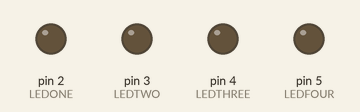
Recording of a sketch running on a simulated Arduino Uno, built with avr-gcc and run on an emulated ATmega328P. On the bench: output pins drawn as LEDs (lit = HIGH).

Above: at 0.2 s.
At 1.7 s:
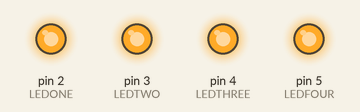
Timing chart, 0 to 3.0 s (numbered marks = the images above):
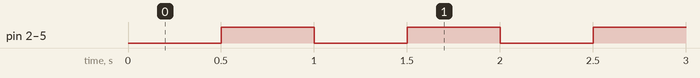

The sketch:

LED_PATTERN.ino
```cpp
/*PROGRAM FOR LED OPERATION
 * DEVELOPER : AKASH M
 * DATE : 13/01/2020
 * COMPANY : ENVISION
 * VERSION : 3.0
 */
int LEDONE =2;
int LEDTWO =3;
int LEDTHREE =4;
int LEDFOUR =5;
void setup() {
  // put your setup code here, to run once:
  Serial.begin(9600);
  pinMode(LEDONE,OUTPUT);
  pinMode(LEDTWO,OUTPUT);
  pinMode(LEDTHREE,OUTPUT);
  pinMode(LEDFOUR,OUTPUT);

}

void loop() {
  // put your main code here, to run repeatedly:
      digitalWrite(LEDONE,LOW);
      digitalWrite(LEDTWO,LOW);
      digitalWrite(LEDTHREE,LOW);
      digitalWrite(LEDFOUR,LOW);
      delay(500);
      digitalWrite(LEDONE,HIGH);
      digitalWrite(LEDTWO,HIGH);
      digitalWrite(LEDTHREE,HIGH);
      digitalWrite(LEDFOUR,HIGH);
      delay(500);

}
```

Measured:
- by itself, pin 2 (LEDONE), pin 3 (LEDTWO), pin 4 (LEDTHREE), pin 5 (LEDFOUR): alternates HIGH for 0.50 s and LOW for 0.50 s
